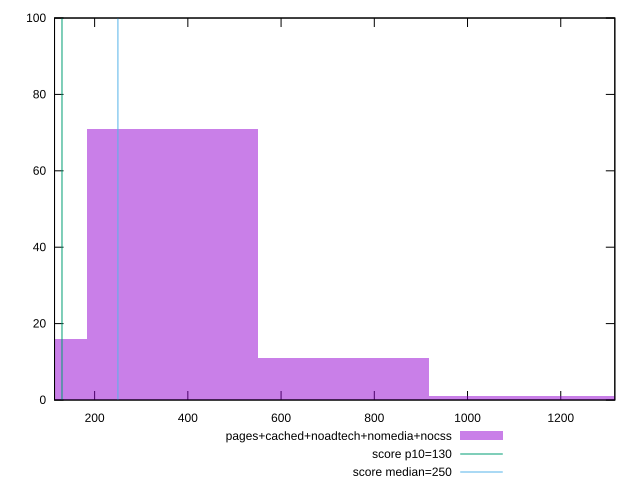

Write gnuplot code to recreate this figure.
reset

$pagesCachedNoadtechNomediaNocss <<EOF
367.1551335219384 71
0 16
734.3102670438768 11
1101.4654005658153 1
1468.6205340877536 1
EOF

set key outside below
set boxwidth 367.1551335219384
set xrange [114:1316]
set yrange [0:100]
set trange [0:100]
set style fill transparent solid 0.5 noborder

set parametric
set terminal svg size 640, 490 enhanced background rgb 'white'
set output "report_00015_2021-02-09T16-11-33.973Z/max-potential-fid/comparison/histogram/4_vs_5.svg"

plot $pagesCachedNoadtechNomediaNocss title "pages+cached+noadtech+nomedia+nocss" with boxes, \
     130,t title "score p10=130", \
     250,t title "score median=250"

reset
